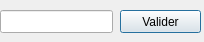
<?xml version="1.0" encoding="UTF-8"?>
<ui version="4.0">
 <class>Dialog</class>
 <widget class="QDialog" name="Dialog">
  <property name="geometry">
   <rect>
    <x>0</x>
    <y>0</y>
    <width>204</width>
    <height>42</height>
   </rect>
  </property>
  <property name="windowTitle">
   <string>Dialog</string>
  </property>
  <widget class="QLineEdit" name="content_input">
   <property name="geometry">
    <rect>
     <x>0</x>
     <y>10</y>
     <width>113</width>
     <height>23</height>
    </rect>
   </property>
  </widget>
  <widget class="QPushButton" name="valid_button">
   <property name="geometry">
    <rect>
     <x>120</x>
     <y>10</y>
     <width>81</width>
     <height>23</height>
    </rect>
   </property>
   <property name="text">
    <string>Valider</string>
   </property>
  </widget>
 </widget>
 <resources/>
 <connections>
  <connection>
   <sender>valid_button</sender>
   <signal>clicked()</signal>
   <receiver>Dialog</receiver>
   <slot>accept()</slot>
   <hints>
    <hint type="sourcelabel">
     <x>160</x>
     <y>21</y>
    </hint>
    <hint type="destinationlabel">
     <x>101</x>
     <y>20</y>
    </hint>
   </hints>
  </connection>
 </connections>
</ui>
